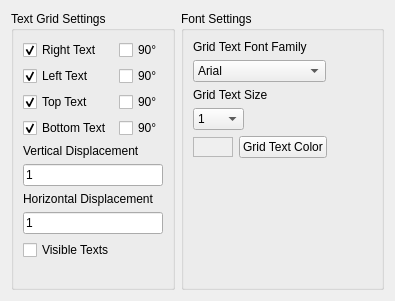
         <widget class="QWidget" name="tab3">
          <attribute name="title">
           <string>Text Settings</string>
          </attribute>
          <layout class="QGridLayout" name="gridLayout_5">
           <item row="0" column="0">
            <layout class="QHBoxLayout" name="horizontalLayout_12">
             <item>
              <widget class="QGroupBox" name="groupBox4_2">
               <property name="title">
                <string>Text Grid Settings</string>
               </property>
               <property name="flat">
                <bool>true</bool>
               </property>
               <layout class="QGridLayout" name="gridLayout_2">
                <item row="0" column="0">
                 <layout class="QVBoxLayout" name="verticalLayout_21">
                  <item>
                   <layout class="QVBoxLayout" name="verticalLayout_20">
                    <item>
                     <layout class="QHBoxLayout">
                      <item>
                       <layout class="QVBoxLayout">
                        <item>
                         <widget class="QCheckBox" name="chkRightPlanarText">
                          <property name="text">
                           <string>Right Text</string>
                          </property>
                          <property name="checked">
                           <bool>true</bool>
                          </property>
                         </widget>
                        </item>
                        <item>
                         <widget class="QCheckBox" name="chkLeftPlanarText">
                          <property name="text">
                           <string>Left Text</string>
                          </property>
                          <property name="checked">
                           <bool>true</bool>
                          </property>
                         </widget>
                        </item>
                        <item>
                         <widget class="QCheckBox" name="chkTopPlanarText">
                          <property name="text">
                           <string>Top Text</string>
                          </property>
                          <property name="checked">
                           <bool>true</bool>
                          </property>
                         </widget>
                        </item>
                        <item>
                         <widget class="QCheckBox" name="chkBottomPlanarText">
                          <property name="text">
                           <string>Bottom Text</string>
                          </property>
                          <property name="checked">
                           <bool>true</bool>
                          </property>
                         </widget>
                        </item>
                       </layout>
                      </item>
                      <item>
                       <layout class="QVBoxLayout">
                        <item>
                         <widget class="QCheckBox" name="chkRightRotatePlanarText">
                          <property name="text">
                           <string>90°</string>
                          </property>
                         </widget>
                        </item>
                        <item>
                         <widget class="QCheckBox" name="chkLeftRotatePlanarText">
                          <property name="text">
                           <string>90°</string>
                          </property>
                         </widget>
                        </item>
                        <item>
                         <widget class="QCheckBox" name="chkTopRotatePlanarText">
                          <property name="text">
                           <string>90°</string>
                          </property>
                         </widget>
                        </item>
                        <item>
                         <widget class="QCheckBox" name="chkBottomRotatePlanarText">
                          <property name="text">
                           <string>90°</string>
                          </property>
                         </widget>
                        </item>
                       </layout>
                      </item>
                     </layout>
                    </item>
                    <item>
                     <layout class="QVBoxLayout" name="verticalLayout_18">
                      <item>
                       <widget class="QLabel" name="lbVerticalDisplacement_2">
                        <property name="text">
                         <string>Vertical Displacement</string>
                        </property>
                        <property name="wordWrap">
                         <bool>false</bool>
                        </property>
                       </widget>
                      </item>
                      <item>
                       <widget class="QLineEdit" name="lneVrtPlanarDisplacement">
                        <property name="text">
                         <string>1</string>
                        </property>
                       </widget>
                      </item>
                     </layout>
                    </item>
                    <item>
                     <layout class="QVBoxLayout" name="verticalLayout_19">
                      <item>
                       <widget class="QLabel" name="lbHorizontalDisplacement_2">
                        <property name="text">
                         <string>Horizontal Displacement</string>
                        </property>
                        <property name="wordWrap">
                         <bool>false</bool>
                        </property>
                       </widget>
                      </item>
                      <item>
                       <widget class="QLineEdit" name="lneHrzPlanarDisplacement">
                        <property name="text">
                         <string>1</string>
                        </property>
                       </widget>
                      </item>
                      <item>
                       <widget class="QCheckBox" name="chkVisibleTextsPlanarText">
                        <property name="text">
                         <string>Visible Texts</string>
                        </property>
                       </widget>
                      </item>
                     </layout>
                    </item>
                   </layout>
                  </item>
                  <item>
                   <spacer name="verticalSpacer_4">
                    <property name="orientation">
                     <enum>Qt::Vertical</enum>
                    </property>
                    <property name="sizeHint" stdset="0">
                     <size>
                      <width>20</width>
                      <height>18</height>
                     </size>
                    </property>
                   </spacer>
                  </item>
                 </layout>
                </item>
               </layout>
              </widget>
             </item>
             <item>
              <widget class="QGroupBox" name="groupBox5_2">
               <property name="title">
                <string>Font Settings</string>
               </property>
               <property name="flat">
                <bool>true</bool>
               </property>
               <layout class="QGridLayout" name="gridLayout_57">
                <item row="0" column="0">
                 <layout class="QVBoxLayout" name="verticalLayout_17">
                  <item>
                   <layout class="QGridLayout" name="gridLayout_33">
                    <item row="0" column="0" colspan="2">
                     <widget class="QLabel" name="textLabel7_2">
                      <property name="text">
                       <string>Grid Text Font Family</string>
                      </property>
                      <property name="wordWrap">
                       <bool>false</bool>
                      </property>
                     </widget>
                    </item>
                    <item row="1" column="0">
                     <widget class="QComboBox" name="cmbPlanarFont">
                      <item>
                       <property name="text">
                        <string>Arial</string>
                       </property>
                      </item>
                      <item>
                       <property name="text">
                        <string>Verdana</string>
                       </property>
                      </item>
                      <item>
                       <property name="text">
                        <string>Times New Roman</string>
                       </property>
                      </item>
                      <item>
                       <property name="text">
                        <string>Symbol</string>
                       </property>
                      </item>
                      <item>
                       <property name="text">
                        <string>Courier</string>
                       </property>
                      </item>
                      <item>
                       <property name="text">
                        <string>Modern</string>
                       </property>
                      </item>
                      <item>
                       <property name="text">
                        <string>MS Sans Serif</string>
                       </property>
                      </item>
                      <item>
                       <property name="text">
                        <string>Smallfonts</string>
                       </property>
                      </item>
                      <item>
                       <property name="text">
                        <string>Wingdings</string>
                       </property>
                      </item>
                      <item>
                       <property name="text">
                        <string>Tahoma</string>
                       </property>
                      </item>
                      <item>
                       <property name="text">
                        <string>Impact</string>
                       </property>
                      </item>
                     </widget>
                    </item>
                    <item row="1" column="1">
                     <spacer name="horizontalSpacer_2">
                      <property name="orientation">
                       <enum>Qt::Horizontal</enum>
                      </property>
                      <property name="sizeHint" stdset="0">
                       <size>
                        <width>40</width>
                        <height>20</height>
                       </size>
                      </property>
                     </spacer>
                    </item>
                   </layout>
                  </item>
                  <item>
                   <layout class="QGridLayout" name="gridLayout_4">
                    <item row="0" column="0" colspan="2">
                     <widget class="QLabel" name="textLabel8_2">
                      <property name="text">
                       <string>Grid Text Size</string>
                      </property>
                      <property name="wordWrap">
                       <bool>false</bool>
                      </property>
                     </widget>
                    </item>
                    <item row="1" column="0">
                     <widget class="QComboBox" name="cmbPlanarTextSize">
                      <property name="sizePolicy">
                       <sizepolicy hsizetype="Preferred" vsizetype="Fixed">
                        <horstretch>0</horstretch>
                        <verstretch>0</verstretch>
                       </sizepolicy>
                      </property>
                      <item>
                       <property name="text">
                        <string>1</string>
                       </property>
                      </item>
                      <item>
                       <property name="text">
                        <string>2</string>
                       </property>
                      </item>
                      <item>
                       <property name="text">
                        <string>3</string>
                       </property>
                      </item>
                      <item>
                       <property name="text">
                        <string>4</string>
                       </property>
                      </item>
                      <item>
                       <property name="text">
                        <string>5</string>
                       </property>
                      </item>
                      <item>
                       <property name="text">
                        <string>6</string>
                       </property>
                      </item>
                      <item>
                       <property name="text">
                        <string>7</string>
                       </property>
                      </item>
                      <item>
                       <property name="text">
                        <string>8</string>
                       </property>
                      </item>
                      <item>
                       <property name="text">
                        <string>9</string>
                       </property>
                      </item>
                      <item>
                       <property name="text">
                        <string>10</string>
                       </property>
                      </item>
                      <item>
                       <property name="text">
                        <string>11</string>
                       </property>
                      </item>
                      <item>
                       <property name="text">
                        <string>12</string>
                       </property>
                      </item>
                      <item>
                       <property name="text">
                        <string>13</string>
                       </property>
                      </item>
                      <item>
                       <property name="text">
                        <string>14</string>
                       </property>
                      </item>
                      <item>
                       <property name="text">
                        <string>15</string>
                       </property>
                      </item>
                      <item>
                       <property name="text">
                        <string>16</string>
                       </property>
                      </item>
                      <item>
                       <property name="text">
                        <string>17</string>
                       </property>
                      </item>
                      <item>
                       <property name="text">
                        <string>18</string>
                       </property>
                      </item>
                      <item>
                       <property name="text">
                        <string>19</string>
                       </property>
                      </item>
                      <item>
                       <property name="text">
                        <string>20</string>
                       </property>
                      </item>
                      <item>
                       <property name="text">
                        <string>25</string>
                       </property>
                      </item>
                      <item>
                       <property name="text">
                        <string>30</string>
                       </property>
                      </item>
                      <item>
                       <property name="text">
                        <string>35</string>
                       </property>
                      </item>
                      <item>
                       <property name="text">
                        <string>40</string>
                       </property>
                      </item>
                      <item>
                       <property name="text">
                        <string>45</string>
                       </property>
                      </item>
                      <item>
                       <property name="text">
                        <string>50</string>
                       </property>
                      </item>
                      <item>
                       <property name="text">
                        <string>60</string>
                       </property>
                      </item>
                      <item>
                       <property name="text">
                        <string>70</string>
                       </property>
                      </item>
                      <item>
                       <property name="text">
                        <string>80</string>
                       </property>
                      </item>
                      <item>
                       <property name="text">
                        <string>90</string>
                       </property>
                      </item>
                      <item>
                       <property name="text">
                        <string>100</string>
                       </property>
                      </item>
                     </widget>
                    </item>
                    <item row="1" column="1">
                     <spacer name="horizontalSpacer">
                      <property name="orientation">
                       <enum>Qt::Horizontal</enum>
                      </property>
                      <property name="sizeHint" stdset="0">
                       <size>
                        <width>40</width>
                        <height>20</height>
                       </size>
                      </property>
                     </spacer>
                    </item>
                   </layout>
                  </item>
                  <item>
                   <layout class="QHBoxLayout" name="horizontalLayout_11">
                    <item>
                     <widget class="QFrame" name="fraGridTextPlanarColor">
                      <property name="minimumSize">
                       <size>
                        <width>40</width>
                        <height>0</height>
                       </size>
                      </property>
                      <property name="maximumSize">
                       <size>
                        <width>100</width>
                        <height>20</height>
                       </size>
                      </property>
                      <property name="autoFillBackground">
                       <bool>true</bool>
                      </property>
                      <property name="frameShape">
                       <enum>QFrame::StyledPanel</enum>
                      </property>
                      <property name="frameShadow">
                       <enum>QFrame::Raised</enum>
                      </property>
                     </widget>
                    </item>
                    <item>
                     <widget class="QPushButton" name="pbGridTextPlanarColor">
                      <property name="text">
                       <string>Grid Text Color</string>
                      </property>
                     </widget>
                    </item>
                    <item>
                     <spacer name="horizontalSpacer_3">
                      <property name="orientation">
                       <enum>Qt::Horizontal</enum>
                      </property>
                      <property name="sizeHint" stdset="0">
                       <size>
                        <width>18</width>
                        <height>20</height>
                       </size>
                      </property>
                     </spacer>
                    </item>
                   </layout>
                  </item>
                  <item>
                   <spacer name="verticalSpacer_3">
                    <property name="orientation">
                     <enum>Qt::Vertical</enum>
                    </property>
                    <property name="sizeHint" stdset="0">
                     <size>
                      <width>20</width>
                      <height>18</height>
                     </size>
                    </property>
                   </spacer>
                  </item>
                 </layout>
                </item>
               </layout>
              </widget>
             </item>
            </layout>
           </item>
          </layout>
         </widget>
